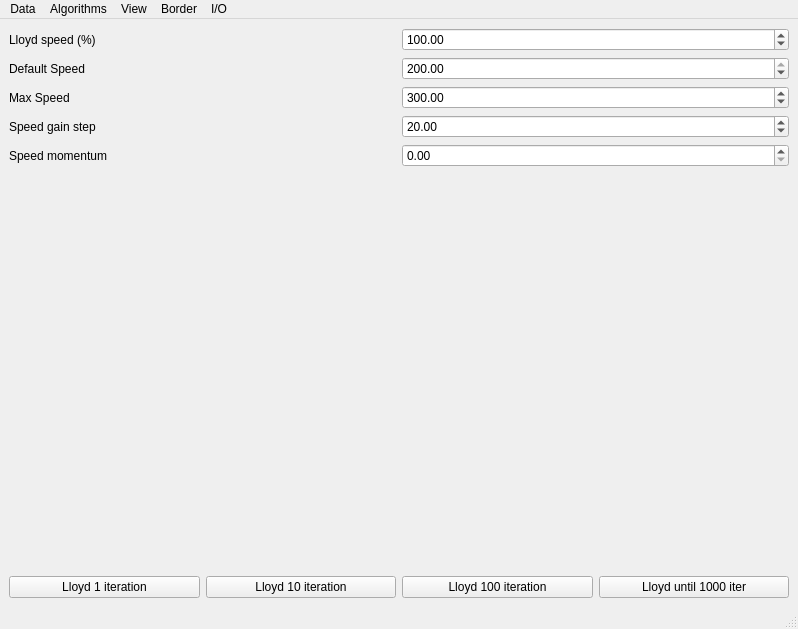
<?xml version="1.0" encoding="UTF-8"?>
<ui version="4.0">
 <author>Pierre Alliez</author>
 <class>MainWindow</class>
 <widget class="QMainWindow" name="MainWindow">
  <property name="geometry">
   <rect>
    <x>0</x>
    <y>0</y>
    <width>798</width>
    <height>629</height>
   </rect>
  </property>
  <property name="windowTitle">
   <string>CGAL - 2D Delaunay triangulation</string>
  </property>
  <widget class="QWidget" name="centralwidget">
   <layout class="QGridLayout">
    <item row="2" column="0">
     <widget class="GlViewer" name="viewer" native="true">
      <property name="locale">
       <locale language="English" country="UnitedStates"/>
      </property>
     </widget>
    </item>
    <item row="0" column="0">
     <layout class="QHBoxLayout" name="horizontalLayout">
      <item>
       <widget class="QLabel" name="label">
        <property name="text">
         <string>Lloyd speed (%)</string>
        </property>
       </widget>
      </item>
      <item>
       <widget class="QDoubleSpinBox" name="lloyd_speed">
        <property name="focusPolicy">
         <enum>Qt::WheelFocus</enum>
        </property>
        <property name="keyboardTracking">
         <bool>false</bool>
        </property>
        <property name="minimum">
         <double>50.000000000000000</double>
        </property>
        <property name="maximum">
         <double>500.000000000000000</double>
        </property>
        <property name="singleStep">
         <double>10.000000000000000</double>
        </property>
        <property name="value">
         <double>100.000000000000000</double>
        </property>
       </widget>
      </item>
     </layout>
    </item>
    <item row="1" column="0">
     <layout class="QVBoxLayout" name="verticalLayout_2">
      <item>
       <layout class="QHBoxLayout" name="horizontalLayout_5">
        <item>
         <widget class="QLabel" name="label_5">
          <property name="text">
           <string>Default Speed</string>
          </property>
         </widget>
        </item>
        <item>
         <widget class="QDoubleSpinBox" name="default_speed">
          <property name="keyboardTracking">
           <bool>false</bool>
          </property>
          <property name="minimum">
           <double>50.000000000000000</double>
          </property>
          <property name="maximum">
           <double>200.000000000000000</double>
          </property>
          <property name="singleStep">
           <double>20.000000000000000</double>
          </property>
          <property name="value">
           <double>200.000000000000000</double>
          </property>
         </widget>
        </item>
       </layout>
      </item>
      <item>
       <layout class="QHBoxLayout" name="horizontalLayout_4">
        <item>
         <widget class="QLabel" name="label_2">
          <property name="text">
           <string>Max Speed</string>
          </property>
         </widget>
        </item>
        <item>
         <widget class="QDoubleSpinBox" name="max_speed">
          <property name="keyboardTracking">
           <bool>false</bool>
          </property>
          <property name="minimum">
           <double>200.000000000000000</double>
          </property>
          <property name="maximum">
           <double>500.000000000000000</double>
          </property>
          <property name="singleStep">
           <double>20.000000000000000</double>
          </property>
          <property name="value">
           <double>300.000000000000000</double>
          </property>
         </widget>
        </item>
       </layout>
      </item>
      <item>
       <layout class="QHBoxLayout" name="horizontalLayout_2">
        <item>
         <widget class="QLabel" name="label_3">
          <property name="text">
           <string>Speed gain step</string>
          </property>
         </widget>
        </item>
        <item>
         <widget class="QDoubleSpinBox" name="speed_step">
          <property name="keyboardTracking">
           <bool>false</bool>
          </property>
          <property name="minimum">
           <double>1.000000000000000</double>
          </property>
          <property name="maximum">
           <double>50.000000000000000</double>
          </property>
          <property name="singleStep">
           <double>20.000000000000000</double>
          </property>
          <property name="value">
           <double>20.000000000000000</double>
          </property>
         </widget>
        </item>
       </layout>
      </item>
      <item>
       <layout class="QHBoxLayout" name="horizontalLayout_3">
        <item>
         <widget class="QLabel" name="label_4">
          <property name="text">
           <string>Speed momentum</string>
          </property>
         </widget>
        </item>
        <item>
         <widget class="QDoubleSpinBox" name="speed_moment">
          <property name="keyboardTracking">
           <bool>false</bool>
          </property>
          <property name="maximum">
           <double>0.900000000000000</double>
          </property>
          <property name="singleStep">
           <double>0.100000000000000</double>
          </property>
          <property name="value">
           <double>0.000000000000000</double>
          </property>
         </widget>
        </item>
       </layout>
      </item>
     </layout>
    </item>
    <item row="3" column="0">
     <layout class="QHBoxLayout" name="horizontalLayout_6">
      <item>
       <widget class="QPushButton" name="Lloyd1">
        <property name="text">
         <string>Lloyd 1 iteration</string>
        </property>
       </widget>
      </item>
      <item>
       <widget class="QPushButton" name="Lloyd10">
        <property name="text">
         <string>Lloyd 10 iteration</string>
        </property>
       </widget>
      </item>
      <item>
       <widget class="QPushButton" name="Lloyd100">
        <property name="text">
         <string>Lloyd 100 iteration</string>
        </property>
       </widget>
      </item>
      <item>
       <widget class="QPushButton" name="LloydTo1000">
        <property name="text">
         <string>Lloyd until 1000 iter</string>
        </property>
       </widget>
      </item>
     </layout>
    </item>
   </layout>
  </widget>
  <widget class="QStatusBar" name="statusbar"/>
  <widget class="QMenuBar" name="menubar">
   <property name="geometry">
    <rect>
     <x>0</x>
     <y>0</y>
     <width>798</width>
     <height>22</height>
    </rect>
   </property>
   <widget class="QMenu" name="menuData">
    <property name="title">
     <string>Data</string>
    </property>
    <addaction name="actionClear"/>
    <addaction name="actionUniform_points"/>
    <addaction name="actionUnitCircle"/>
   </widget>
   <widget class="QMenu" name="menuView">
    <property name="title">
     <string>View</string>
    </property>
    <addaction name="actionView_Delaunay_edges"/>
    <addaction name="actionView_Voronoi_edges"/>
    <addaction name="actionView_Convex_hull"/>
    <addaction name="actionView_Face_under_mouse"/>
    <addaction name="actionView_Line_walk"/>
    <addaction name="actionView_Nearest_vertex"/>
    <addaction name="actionView_Cell_centroid"/>
   </widget>
   <widget class="QMenu" name="menuAlgorithms">
    <property name="title">
     <string>Algorithms</string>
    </property>
    <addaction name="actionLloyd"/>
    <addaction name="actionControl_Oscillation"/>
   </widget>
   <widget class="QMenu" name="menuBorder">
    <property name="title">
     <string>Border</string>
    </property>
    <addaction name="actionHexagon"/>
    <addaction name="actionHourglass"/>
    <addaction name="actionSnake"/>
    <addaction name="actionSnake_soft"/>
    <addaction name="actionHourglass_large"/>
    <addaction name="actionHourglass_small"/>
   </widget>
   <widget class="QMenu" name="menuI_O">
    <property name="title">
     <string>I/O</string>
    </property>
    <addaction name="actionWrite_Image"/>
    <addaction name="actionMonteCarlo_Energy"/>
    <addaction name="actionAnalytic_Energy"/>
    <addaction name="actionWrite_Max_Movement"/>
   </widget>
   <addaction name="menuData"/>
   <addaction name="menuAlgorithms"/>
   <addaction name="menuView"/>
   <addaction name="menuBorder"/>
   <addaction name="menuI_O"/>
  </widget>
  <action name="actionQuit">
   <property name="text">
    <string>Quit</string>
   </property>
   <property name="shortcut">
    <string>Ctrl+Q</string>
   </property>
  </action>
  <action name="actionClear">
   <property name="icon">
    <iconset>
     <normaloff>icons/fileNew.png</normaloff>icons/fileNew.png</iconset>
   </property>
   <property name="text">
    <string>Clear</string>
   </property>
   <property name="statusTip">
    <string>Clear</string>
   </property>
   <property name="shortcut">
    <string>Space</string>
   </property>
  </action>
  <action name="actionView_Delaunay_edges">
   <property name="checkable">
    <bool>true</bool>
   </property>
   <property name="checked">
    <bool>false</bool>
   </property>
   <property name="text">
    <string>Delaunay edges</string>
   </property>
   <property name="shortcut">
    <string>D</string>
   </property>
  </action>
  <action name="actionView_Voronoi_edges">
   <property name="checkable">
    <bool>true</bool>
   </property>
   <property name="checked">
    <bool>true</bool>
   </property>
   <property name="text">
    <string>Voronoi edges</string>
   </property>
   <property name="shortcut">
    <string>V</string>
   </property>
  </action>
  <action name="actionLloyd">
   <property name="text">
    <string>Lloyd</string>
   </property>
   <property name="shortcut">
    <string>Ctrl+L</string>
   </property>
  </action>
  <action name="actionView_Convex_hull">
   <property name="checkable">
    <bool>true</bool>
   </property>
   <property name="checked">
    <bool>false</bool>
   </property>
   <property name="text">
    <string>Convex hull</string>
   </property>
  </action>
  <action name="actionView_Face_under_mouse">
   <property name="checkable">
    <bool>true</bool>
   </property>
   <property name="checked">
    <bool>false</bool>
   </property>
   <property name="text">
    <string>Face under mouse</string>
   </property>
  </action>
  <action name="actionView_Line_walk">
   <property name="checkable">
    <bool>true</bool>
   </property>
   <property name="checked">
    <bool>false</bool>
   </property>
   <property name="text">
    <string>Line walk</string>
   </property>
  </action>
  <action name="actionView_Nearest_vertex">
   <property name="checkable">
    <bool>true</bool>
   </property>
   <property name="checked">
    <bool>false</bool>
   </property>
   <property name="text">
    <string>Nearest vertex</string>
   </property>
  </action>
  <action name="actionUnitCircle">
   <property name="text">
    <string>Unit circle</string>
   </property>
  </action>
  <action name="actionView_Cell_centroid">
   <property name="checkable">
    <bool>true</bool>
   </property>
   <property name="checked">
    <bool>true</bool>
   </property>
   <property name="text">
    <string>Cell centroid</string>
   </property>
  </action>
  <action name="actionHexagon">
   <property name="text">
    <string>Hexagon</string>
   </property>
  </action>
  <action name="actionHourglass">
   <property name="text">
    <string>Hourglass</string>
   </property>
  </action>
  <action name="actionSnake">
   <property name="text">
    <string>Snake</string>
   </property>
  </action>
  <action name="actionSnake_soft">
   <property name="text">
    <string>Soft snake</string>
   </property>
  </action>
  <action name="actionHourglass_large">
   <property name="text">
    <string>Hourglass large</string>
   </property>
  </action>
  <action name="actionHourglass_small">
   <property name="text">
    <string>Hourglass small</string>
   </property>
  </action>
  <action name="actionUniform_points">
   <property name="text">
    <string>Uniform points</string>
   </property>
  </action>
  <action name="actionWrite_Image">
   <property name="checkable">
    <bool>true</bool>
   </property>
   <property name="checked">
    <bool>true</bool>
   </property>
   <property name="text">
    <string>Write Image</string>
   </property>
  </action>
  <action name="actionMonteCarlo_Energy">
   <property name="checkable">
    <bool>true</bool>
   </property>
   <property name="text">
    <string>Write MonteCarlo Energy</string>
   </property>
  </action>
  <action name="actionAnalytic_Energy">
   <property name="checkable">
    <bool>true</bool>
   </property>
   <property name="checked">
    <bool>true</bool>
   </property>
   <property name="text">
    <string>Write Analytic Energy</string>
   </property>
  </action>
  <action name="actionWrite_Max_Movement">
   <property name="checkable">
    <bool>true</bool>
   </property>
   <property name="checked">
    <bool>true</bool>
   </property>
   <property name="text">
    <string>Write Max Movement</string>
   </property>
  </action>
  <action name="actionControl_Oscillation">
   <property name="checkable">
    <bool>true</bool>
   </property>
   <property name="text">
    <string>Control Oscillation</string>
   </property>
  </action>
 </widget>
 <customwidgets>
  <customwidget>
   <class>GlViewer</class>
   <extends>QWidget</extends>
   <header>glviewer.h</header>
   <container>1</container>
  </customwidget>
 </customwidgets>
 <resources/>
 <connections/>
</ui>
